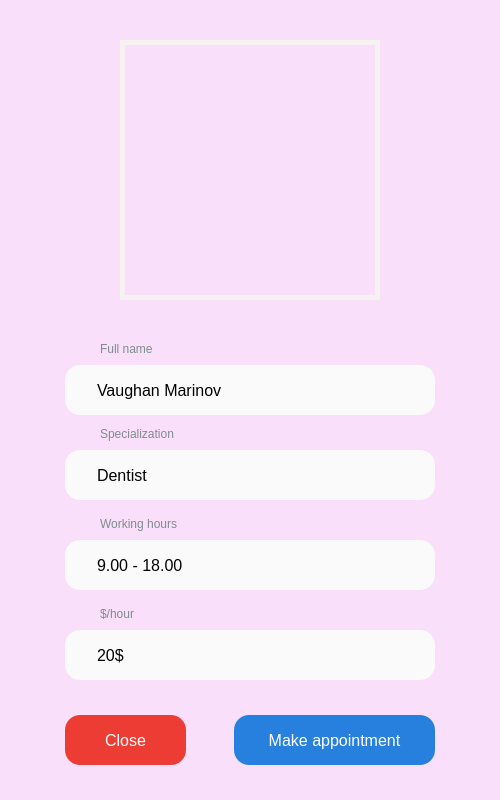
<?xml version="1.0" encoding="UTF-8"?>
<ui version="4.0">
 <class>MainWindow</class>
 <widget class="QMainWindow" name="MainWindow">
  <property name="enabled">
   <bool>true</bool>
  </property>
  <property name="geometry">
   <rect>
    <x>0</x>
    <y>0</y>
    <width>500</width>
    <height>800</height>
   </rect>
  </property>
  <property name="windowTitle">
   <string>MainWindow</string>
  </property>
  <property name="styleSheet">
   <string notr="true">background-color: #F9DFF9;</string>
  </property>
  <widget class="QWidget" name="centralwidget">
   <widget class="QLabel" name="label_1">
    <property name="geometry">
     <rect>
      <x>120</x>
      <y>40</y>
      <width>260</width>
      <height>260</height>
     </rect>
    </property>
    <property name="styleSheet">
     <string notr="true">border: 5px solid #f7f2f2</string>
    </property>
    <property name="text">
     <string/>
    </property>
    <property name="pixmap">
     <pixmap>profile.png</pixmap>
    </property>
   </widget>
   <widget class="QLineEdit" name="lineEdit_1">
    <property name="geometry">
     <rect>
      <x>65</x>
      <y>365</y>
      <width>370</width>
      <height>50</height>
     </rect>
    </property>
    <property name="styleSheet">
     <string notr="true">padding: 15px 30px;
font-size: 16px;
border-radius: 15px;
background: #FAFAFA;
border: none;</string>
    </property>
    <property name="text">
     <string>Vaughan Marinov</string>
    </property>
    <property name="readOnly">
     <bool>true</bool>
    </property>
   </widget>
   <widget class="QLabel" name="label_2">
    <property name="geometry">
     <rect>
      <x>100</x>
      <y>340</y>
      <width>101</width>
      <height>17</height>
     </rect>
    </property>
    <property name="styleSheet">
     <string notr="true">color:#7f8c8d</string>
    </property>
    <property name="text">
     <string>Full name</string>
    </property>
   </widget>
   <widget class="QLabel" name="label_3">
    <property name="geometry">
     <rect>
      <x>100</x>
      <y>425</y>
      <width>101</width>
      <height>17</height>
     </rect>
    </property>
    <property name="styleSheet">
     <string notr="true">color:#7f8c8d</string>
    </property>
    <property name="text">
     <string>Specialization</string>
    </property>
   </widget>
   <widget class="QLineEdit" name="lineEdit_2">
    <property name="geometry">
     <rect>
      <x>65</x>
      <y>450</y>
      <width>370</width>
      <height>50</height>
     </rect>
    </property>
    <property name="styleSheet">
     <string notr="true">padding: 15px 30px;
font-size: 16px;
border-radius: 15px;
background: #FAFAFA;
border: none;</string>
    </property>
    <property name="text">
     <string>Dentist</string>
    </property>
    <property name="readOnly">
     <bool>true</bool>
    </property>
   </widget>
   <widget class="QLabel" name="label_4">
    <property name="geometry">
     <rect>
      <x>100</x>
      <y>515</y>
      <width>101</width>
      <height>17</height>
     </rect>
    </property>
    <property name="styleSheet">
     <string notr="true">color:#7f8c8d</string>
    </property>
    <property name="text">
     <string>Working hours</string>
    </property>
   </widget>
   <widget class="QLineEdit" name="lineEdit_3">
    <property name="geometry">
     <rect>
      <x>65</x>
      <y>540</y>
      <width>370</width>
      <height>50</height>
     </rect>
    </property>
    <property name="styleSheet">
     <string notr="true">padding: 15px 30px;
font-size: 16px;
border-radius: 15px;
background: #FAFAFA;
border: none;</string>
    </property>
    <property name="text">
     <string>9.00 - 18.00</string>
    </property>
    <property name="readOnly">
     <bool>true</bool>
    </property>
   </widget>
   <widget class="QLabel" name="label_5">
    <property name="geometry">
     <rect>
      <x>100</x>
      <y>605</y>
      <width>101</width>
      <height>17</height>
     </rect>
    </property>
    <property name="styleSheet">
     <string notr="true">color:#7f8c8d</string>
    </property>
    <property name="text">
     <string>$/hour</string>
    </property>
   </widget>
   <widget class="QLineEdit" name="lineEdit_4">
    <property name="geometry">
     <rect>
      <x>65</x>
      <y>630</y>
      <width>370</width>
      <height>50</height>
     </rect>
    </property>
    <property name="styleSheet">
     <string notr="true">padding: 15px 30px;
font-size: 16px;
border-radius: 15px;
background: #FAFAFA;
border: none;</string>
    </property>
    <property name="text">
     <string>20$</string>
    </property>
    <property name="readOnly">
     <bool>true</bool>
    </property>
   </widget>
   <widget class="QPushButton" name="pushButton_2">
    <property name="geometry">
     <rect>
      <x>234</x>
      <y>715</y>
      <width>201</width>
      <height>50</height>
     </rect>
    </property>
    <property name="styleSheet">
     <string notr="true">QPushButton {
  padding: 15px 30px;
  font-size: 16px;
  border-radius: 15px;
  background: #2780DD;
  border: none;
  text-align: center;
  color: #fff;
}

QPushButton:pressed {
  background: #2B5DAA;
}</string>
    </property>
    <property name="text">
     <string>Make appointment</string>
    </property>
   </widget>
   <widget class="QPushButton" name="pushButton_1">
    <property name="geometry">
     <rect>
      <x>65</x>
      <y>715</y>
      <width>121</width>
      <height>50</height>
     </rect>
    </property>
    <property name="styleSheet">
     <string notr="true">QPushButton {
  padding: 15px 30px;
  font-size: 16px;
  border-radius: 15px;
  background: #ED3C34;
  border: none;
  text-align: center;
  color: #fff;
}

QPushButton:pressed {
  background: #AA2823;
}</string>
    </property>
    <property name="text">
     <string>Close</string>
    </property>
   </widget>
  </widget>
 </widget>
 <resources/>
 <connections/>
</ui>
